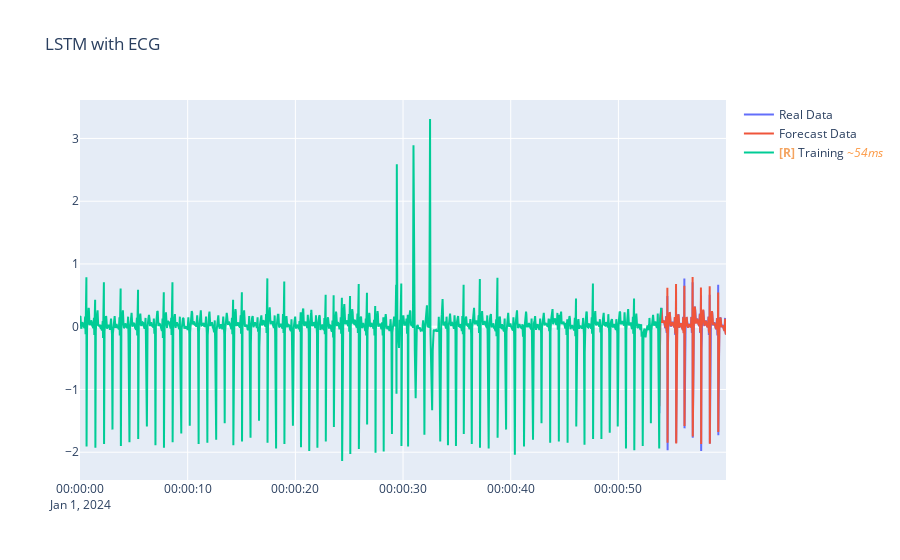

The notebook cell saved with this chart:
### Code cell
fig = go.Figure()
fig.update_layout(title="LSTM with ECG")
fig.add_trace(go.Scatter(x=df_test['ds'], y=df_test['y'], mode='lines', name='Real Data'))
fig.add_trace(go.Scatter(x=df_test['ds'], y=out_test.reshape(-1), mode='lines', name='Forecast Data'))
fig.add_trace(go.Scatter(x=df_train['ds'], y=df_train['y'], mode='lines', name='Training'))
fig.show()

### Figure 1 — Plotly figure (JSON) as saved in the notebook; plotly's stock layout.template omitted (floating-point values rounded to 4 significant figures; data arrays with more than 128 entries replaced by an {"elided": "..."} marker saying what was removed)
{"data": [{"mode": "lines", "name": "Real Data", "type": "scatter", "uid": "ea8f6ec5-5cd0-4452-8958-e5c9f8168381", "x": {"elided": "794 str values"}, "y": {"elided": "794 float values"}}, {"mode": "lines", "name": "Forecast Data", "type": "scatter", "uid": "c346825b-1b1d-4d32-bc5d-45e61fb064f5", "x": {"elided": "794 str values"}, "y": {"elided": "794 float values"}}, {"mode": "lines", "name": "<b style=\"color:sandybrown\">[R]</b> Training <i style=\"color:#fc9944\">~54ms</i>", "type": "scatter", "uid": "2e8b3049-e81d-46ad-a5d3-3398fea0c87f", "x": {"elided": "1000 str values"}, "y": {"elided": "1000 float values"}}], "layout": {"title": {"text": "LSTM with ECG"}}}
